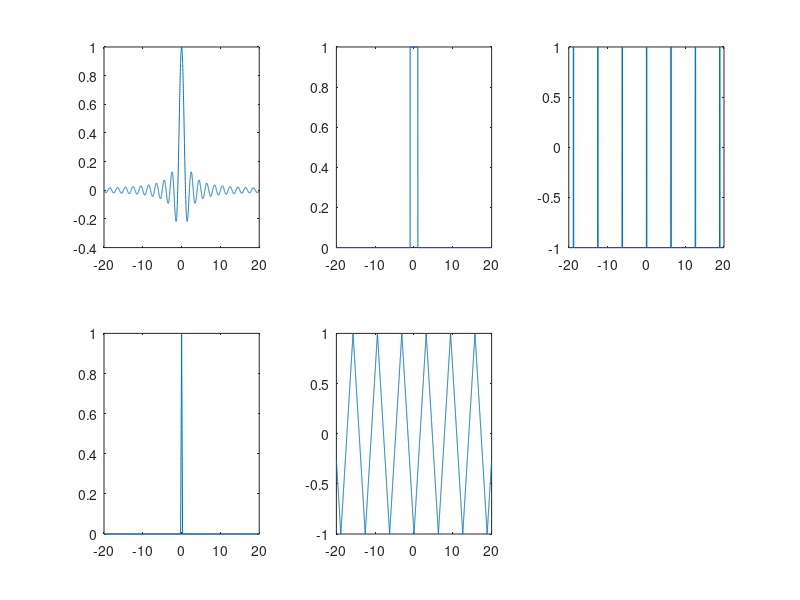

Source code (MATLAB):
t=-20:0.01:20;
subplot(2,3,1);
plot(t, sinc(t));
subplot(2,3,2);
plot(t,rectpuls(t,2));
subplot(2,3,3);
plot(t,square(t,2));
subplot(2,3,4);
plot(t,tripuls(t,0.5));
subplot(2,3,5);
plot(t,sawtooth(t,0.5));

